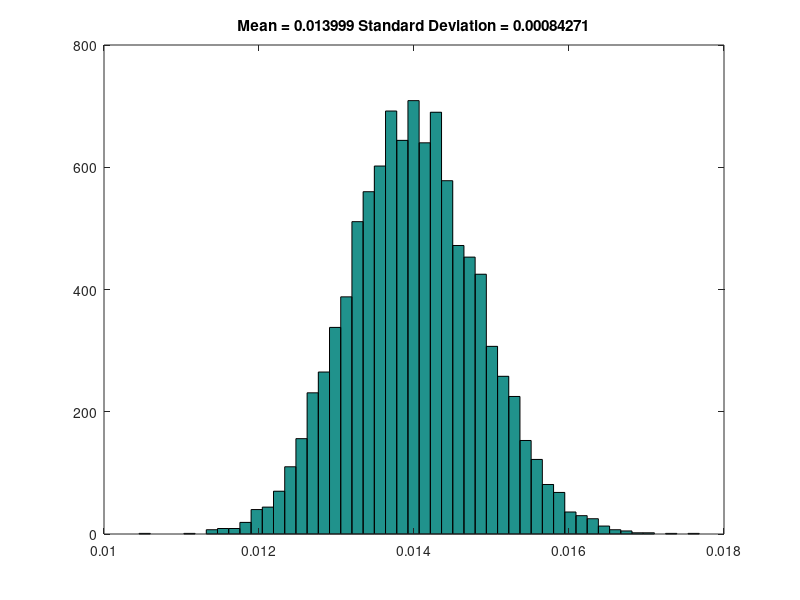
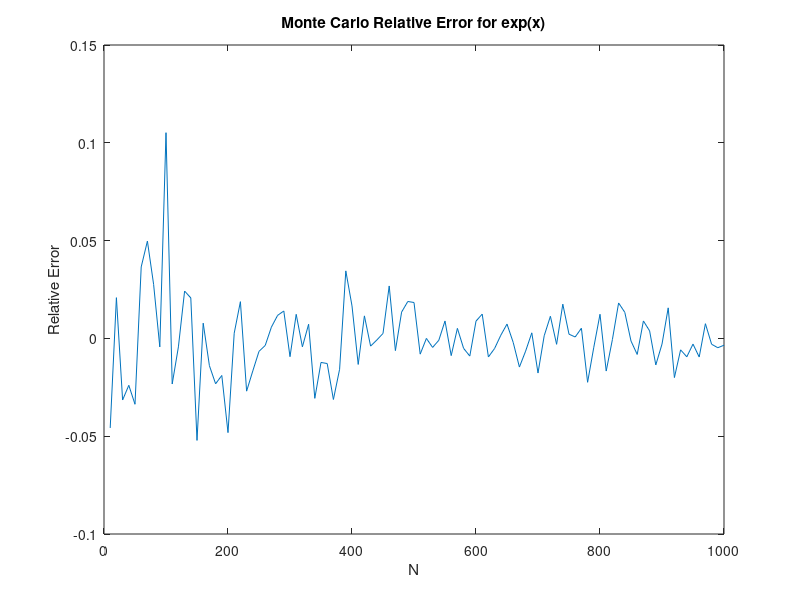
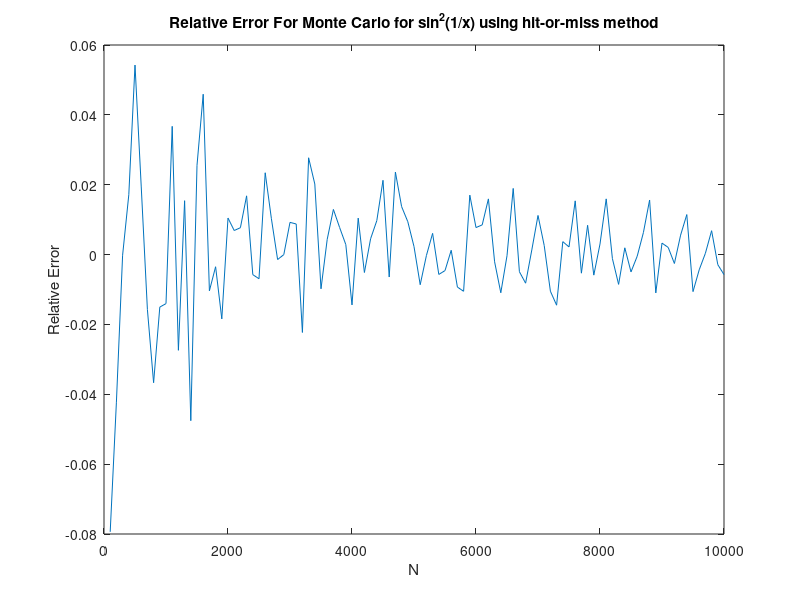
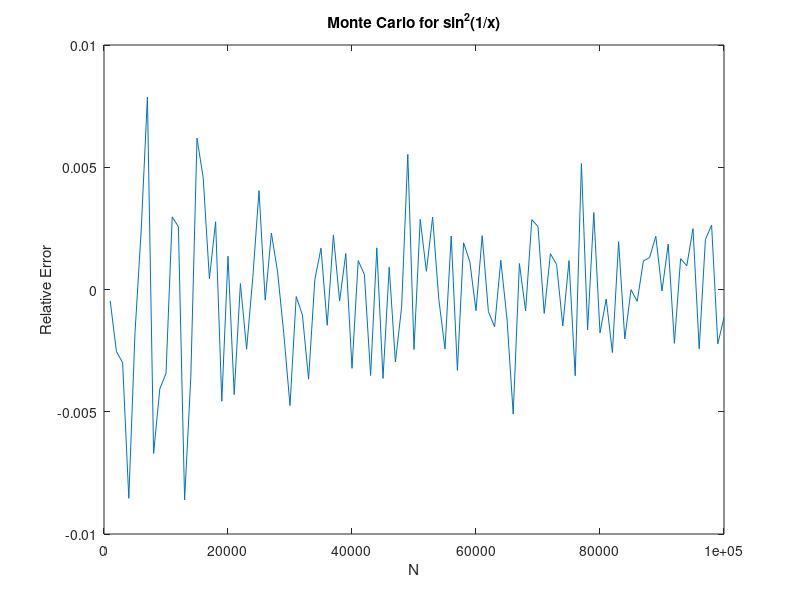

MATLAB code for these plots, in order:
%% Monte Carlo
% Monte Carlo techniques refer to a large suite of methods that use random numbers 
% to solve problems. 
%% Error Propagation
% We can calculate formulae for error propagation using partial differentiation, 
% but sometimes the resulting equations are unwieldly and the derivation sufficiently 
% complicated that mistakes are easily made. Instead, if we make assumptoins about 
% the probability distribution functions of our measured variables, we can use 
% a Monte Carlo simulation to estimate the errors on the value we are interested 
% in. For example, if we measure the pressure, temperature and volume of a gas, 
% we can use the Ideal Gas Law to calculate the number of moles (N) of gas that 
% are present. If we know the means and standard deviations of the measured variables, 
% then we can calculate umber of possible values that all fit those distributions 
% and which we can use to calculate N, find its mean and standard deviation. We 
% have to make an assumption about the distributions that measured variables obey, 
% and in this case we will assume that they are all normal distribution, but this 
% might not always be the case.

% First set the number of samples that we want to use. This should be quite
% large so that we can get reliable statistics. 
n_samples = 10000;

% Define the variables in the equation   
r = 0.082;    % The Gas Constant

p_mean = 0.268;  % The pressure mean and standard deviation
p_std  = 0.012;

v_mean = 1.26;   % The volume mean and standard deviation
v_std  = 0.05;

t_mean = 294.2;  % The temperature mean and standard deviation
t_std  = 0.3;

% Now generate n_samples of each of these variables using the measured
% means and standard deviations and assuming that they all obey normal
% distributions.
p = p_mean + p_std*randn([n_samples, 1]);
v = v_mean + v_std*randn([n_samples, 1]);
t = t_mean + t_std*randn([n_samples, 1]);

% Use the Gas Law to calculate the number of moles for each sample
n_moles = p .* v ./ (r * t);

% Calculate the mean and standard deviation of the resulting distribution
n_mean = mean(n_moles);
n_std   = std(n_moles);

% Plot the distribution of values of N
figure(1)
hist(n_moles, 50)
title(['Mean = ' num2str(n_mean) ' Standard Deviation = ' num2str(n_std)])

%% 
% As we can see, for a complicated formula it can be far easier to calculate 
% error propagation estimates using a Monte Carlo simulation.
% 
% _*Exercise:* Investigate what happens to the accuracy of the error propagation 
% for a small number of samples (e.g. _|n_samples = 10|_). Gradually increase 
% the number of samples and see how many samples it takes before you get an answer 
% that does not change. _
% 
% _*Exercise:* Monte Carlo error propagation can also be useful for cases where 
% the calculus method no longer holds. Consder for example a case where the uncertainties 
% in the measured variables in the gas law example are high (e.g. 40?50% of the 
% mean value) and perform a Monte Carlo analysis. Compare your answers to those 
% you get from using a calculus method. _
%% Monte Carlo Integration
% Monte Calro simulation techniques can also be used to calculate difficult 
% integrals. We will demonstrate the basic technique using some simple integrals 
% that we can evaluate by hand so that we can compare the answers. We will start 
% with a simple exponential function. As explained in Chapter 5, there are several 
% Monte Carlo techniques we can use. We will start by just a simple method and 
% see how quickly the value converges to the exact value as the number of samples 
% we use increases.   

% The number of experiments, each with a different number of samples
n_expts = 100;

% Monte Carlo integration of exp(x) on [a,b]
a = 2;
b = 3;
exact_value = exp(b) - exp(a);

% Preallocate storage
N_value   = zeros(n_expts,1);  % The number of samples
I_value   = zeros(n_expts,1);  % The value of the integral
Err_value = zeros(n_expts,1);  % the error

% Start the loop to estimate the integral using different numbers of
% samples. We want to increase the number of samples quire rapidly, so we
% get the number of samples by multiplying the expeirment number by 10
for i_count = 1 : n_expts
    
    N_value(i_count) = i_count * 10;
    
    % Calculate a random value of x between the limits of integeration
    % using a uniform distribution
    x = a + (b-a)*rand(N_value(i_count),1);
    
    mc_sum = sum(exp(x));
    
    I_value(i_count)   = (b-a) * mc_sum / N_value(i_count);
    Err_value(i_count) = (I_value(i_count) - exact_value)/exact_value;
end

figure(2)
plot(N_value, Err_value)
xlabel('N')
ylabel('Relative Error')
title('Monte Carlo Relative Error for exp(x)')
%% 
% As you can see, we get a good estimate quite quickly, although there is still 
% some variability even for 1000 samples. 
% 
% _*Exercise:* Investigate what happens using fewer or more samples. _
% 
% _We will now evaluate a different integral but using the above method and 
% a simpler one. In this case we will integrate_
% 
% $$\int_0^1 \sin^2\left(\frac{1}{x}\right)\, dx$$
% 
% First we will try the simpler hit-or-miss method where we throe down random 
% points and count the proportion that fall between the function and the x-axis. 

% Set the limits of the integral and the function maximum. 
a     = 0;
b     = 1;
f_max = 1;

exact_value = 0.6734568;

% Preallocate storage
N1_value   = zeros(100, 1);
I1_value   = zeros(100, 1);
Err1_value = zeros(100, 1);

for i_count = 1 : 100
    
    N1_value(i_count) = i_count * 100;
   
    x = rand(N1_value(i_count), 1);
    y = rand(N1_value(i_count), 1);
    
    yf = (sin(1./x)).^2;
    
    N0 = length(find(y < yf));    
    I1_value(i_count) = N0/N1_value(i_count);
    Err1_value(i_count) = (I1_value(i_count) - exact_value)/exact_value;
    
end

figure(3)
plot(N1_value, Err1_value)
xlabel('N')
ylabel('Relative Error')
title('Relative Error For Monte Carlo for sin^2(1/x) using hit-or-miss method')
%% 
% Use the other method

% Preallocate storage
N2_value   = zeros(100, 1);
I2_value   = zeros(100, 1);
Err2_value = zeros(100, 1);

for i_count = 1 : 100
    
    N2_value(i_count) = i_count * 1000;
    
    x = a + (b-a)*rand(N2_value(i_count),1);
    
    mc_sum = sum((sin(1./x)).^2);
    
    I2_value(i_count) = (b-a) * mc_sum / N2_value(i_count);
    Err2_value(i_count) = (I2_value(i_count) - exact_value)/exact_value;
end

figure(4)
plot(N2_value, Err2_value)
xlabel('N')
ylabel('Relative Error')
title('Monte Carlo for sin^2(1/x)')
%% 
% Because Monte Carlo techniques depend on random numbers, each time the simulation 
% is run you will get slightly different results, but if you use a large enough 
% number of samples, you will always converge to the value of the integral. 
% 
%